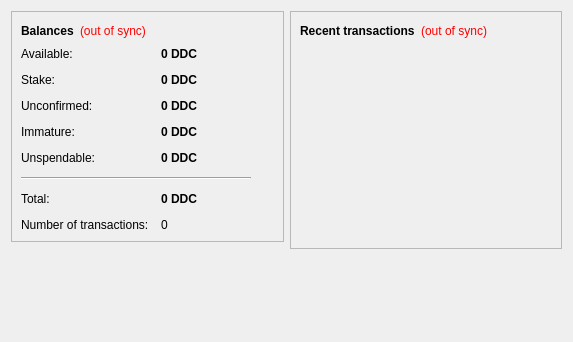
<?xml version="1.0" encoding="UTF-8"?>
<ui version="4.0">
 <class>OverviewPage</class>
 <widget class="QWidget" name="OverviewPage">
  <property name="geometry">
   <rect>
    <x>0</x>
    <y>0</y>
    <width>573</width>
    <height>342</height>
   </rect>
  </property>
  <property name="windowTitle">
   <string>Form</string>
  </property>
  <layout class="QHBoxLayout" name="horizontalLayout" stretch="1,1">
   <item>
    <layout class="QVBoxLayout" name="verticalLayout_2">
     <item>
      <widget class="QFrame" name="frame">
       <property name="frameShape">
        <enum>QFrame::StyledPanel</enum>
       </property>
       <property name="frameShadow">
        <enum>QFrame::Raised</enum>
       </property>
       <layout class="QVBoxLayout" name="verticalLayout_4">
        <item>
         <layout class="QHBoxLayout" name="horizontalLayout_4">
          <item>
           <widget class="QLabel" name="label_5">
            <property name="font">
             <font>
              <weight>75</weight>
              <bold>true</bold>
             </font>
            </property>
            <property name="text">
             <string>Balances</string>
            </property>
           </widget>
          </item>
          <item>
           <widget class="QLabel" name="labelWalletStatus">
            <property name="toolTip">
             <string>The displayed information may be out of date. Your wallet automatically synchronizes with the MVDSC network after a connection is established, but this process has not completed yet.</string>
            </property>
            <property name="styleSheet">
             <string notr="true">QLabel { color: red; }</string>
            </property>
            <property name="text">
             <string notr="true">(out of sync)</string>
            </property>
            <property name="alignment">
             <set>Qt::AlignLeading|Qt::AlignLeft|Qt::AlignVCenter</set>
            </property>
           </widget>
          </item>
          <item>
           <spacer name="horizontalSpacer_2">
            <property name="orientation">
             <enum>Qt::Horizontal</enum>
            </property>
            <property name="sizeHint" stdset="0">
             <size>
              <width>40</width>
              <height>20</height>
             </size>
            </property>
           </spacer>
          </item>
         </layout>
        </item>
        <item>
         <layout class="QFormLayout" name="formLayout_2">
          <property name="fieldGrowthPolicy">
           <enum>QFormLayout::AllNonFixedFieldsGrow</enum>
          </property>
          <property name="horizontalSpacing">
           <number>12</number>
          </property>
          <property name="verticalSpacing">
           <number>12</number>
          </property>
          <item row="0" column="0">
           <widget class="QLabel" name="labelAvailableText">
            <property name="toolTip">
             <string>Your current available balance</string>
            </property>
            <property name="text">
             <string>Available:</string>
            </property>
           </widget>
          </item>
          <item row="0" column="1">
           <widget class="QLabel" name="labelAvailable">
            <property name="font">
             <font>
              <weight>75</weight>
              <bold>true</bold>
             </font>
            </property>
            <property name="cursor">
             <cursorShape>IBeamCursor</cursorShape>
            </property>
            <property name="toolTip">
             <string>Your current available balance</string>
            </property>
            <property name="text">
             <string notr="true">0 DDC</string>
            </property>
            <property name="alignment">
             <set>Qt::AlignLeading|Qt::AlignLeft|Qt::AlignVCenter</set>
            </property>
            <property name="textInteractionFlags">
             <set>Qt::LinksAccessibleByMouse|Qt::TextSelectableByKeyboard|Qt::TextSelectableByMouse</set>
            </property>
           </widget>
          </item>
          <item row="1" column="0">
           <widget class="QLabel" name="label_6">
            <property name="toolTip">
             <string>Total of coins that was staked, and do not yet count toward the current balance</string>
            </property>
            <property name="text">
             <string>Stake:</string>
            </property>
           </widget>
          </item>
          <item row="1" column="1">
           <widget class="QLabel" name="labelStake">
            <property name="font">
             <font>
              <weight>75</weight>
              <bold>true</bold>
             </font>
            </property>
            <property name="cursor">
             <cursorShape>IBeamCursor</cursorShape>
            </property>
            <property name="toolTip">
             <string>Total of coins that was staked, and do not yet count toward the current balance</string>
            </property>
            <property name="text">
             <string notr="true">0 DDC</string>
            </property>
            <property name="alignment">
             <set>Qt::AlignLeading|Qt::AlignLeft|Qt::AlignVCenter</set>
            </property>
            <property name="textInteractionFlags">
             <set>Qt::LinksAccessibleByMouse|Qt::TextSelectableByKeyboard|Qt::TextSelectableByMouse</set>
            </property>
           </widget>
          </item>
          <item row="2" column="0">
           <widget class="QLabel" name="label_3">
            <property name="toolTip">
             <string>Total of transactions that have yet to be confirmed, and do not yet count toward the current balance</string>
            </property>
            <property name="text">
             <string>Unconfirmed:</string>
            </property>
           </widget>
          </item>
          <item row="2" column="1">
           <widget class="QLabel" name="labelUnconfirmed">
            <property name="font">
             <font>
              <weight>75</weight>
              <bold>true</bold>
             </font>
            </property>
            <property name="cursor">
             <cursorShape>IBeamCursor</cursorShape>
            </property>
            <property name="toolTip">
             <string>Total of transactions that have yet to be confirmed, and do not yet count toward the current balance</string>
            </property>
            <property name="text">
             <string notr="true">0 DDC</string>
            </property>
            <property name="alignment">
             <set>Qt::AlignLeading|Qt::AlignLeft|Qt::AlignVCenter</set>
            </property>
            <property name="textInteractionFlags">
             <set>Qt::LinksAccessibleByMouse|Qt::TextSelectableByKeyboard|Qt::TextSelectableByMouse</set>
            </property>
           </widget>
          </item>
          <item row="3" column="0">
           <widget class="QLabel" name="labelImmatureText">
            <property name="toolTip">
             <string>Mined balance that has not yet matured</string>
            </property>
            <property name="text">
             <string>Immature:</string>
            </property>
           </widget>
          </item>
          <item row="3" column="1">
           <widget class="QLabel" name="labelImmature">
            <property name="font">
             <font>
              <weight>75</weight>
              <bold>true</bold>
             </font>
            </property>
            <property name="toolTip">
             <string>Mined balance that has not yet matured</string>
            </property>
            <property name="text">
             <string notr="true">0 DDC</string>
            </property>
            <property name="alignment">
             <set>Qt::AlignLeading|Qt::AlignLeft|Qt::AlignVCenter</set>
            </property>
            <property name="textInteractionFlags">
             <set>Qt::LinksAccessibleByMouse|Qt::TextSelectableByKeyboard|Qt::TextSelectableByMouse</set>
            </property>
           </widget>
          </item>
          <item row="4" column="0">
           <widget class="QLabel" name="labelBalanceWatchOnlyText">
            <property name="toolTip">
             <string>Your unspendable balance</string>
            </property>
            <property name="text">
             <string>Unspendable:</string>
            </property>
           </widget>
          </item>
          <item row="4" column="1">
           <widget class="QLabel" name="labelBalanceWatchOnly">
            <property name="font">
             <font>
              <weight>75</weight>
              <bold>true</bold>
             </font>
            </property>
            <property name="cursor">
             <cursorShape>IBeamCursor</cursorShape>
            </property>
            <property name="toolTip">
             <string>Your unspendable balance</string>
            </property>
            <property name="text">
             <string notr="true">0 DDC</string>
            </property>
            <property name="alignment">
             <set>Qt::AlignLeading|Qt::AlignLeft|Qt::AlignVCenter</set>
            </property>
            <property name="textInteractionFlags">
             <set>Qt::LinksAccessibleByMouse|Qt::TextSelectableByKeyboard|Qt::TextSelectableByMouse</set>
            </property>
           </widget>
          </item>
          <item row="5" column="0" colspan="2">
           <widget class="Line" name="line">
            <property name="maximumSize">
             <size>
              <width>230</width>
              <height>16777215</height>
             </size>
            </property>
            <property name="orientation">
             <enum>Qt::Horizontal</enum>
            </property>
           </widget>
          </item>
          <item row="6" column="0">
           <widget class="QLabel" name="labelTotalText">
            <property name="toolTip">
             <string>Your current total balance</string>
            </property>
            <property name="text">
             <string>Total:</string>
            </property>
           </widget>
          </item>
          <item row="6" column="1">
           <widget class="QLabel" name="labelTotal">
            <property name="font">
             <font>
              <weight>75</weight>
              <bold>true</bold>
             </font>
            </property>
            <property name="toolTip">
             <string>Your current total balance</string>
            </property>
            <property name="text">
             <string notr="true">0 DDC</string>
            </property>
            <property name="alignment">
             <set>Qt::AlignLeading|Qt::AlignLeft|Qt::AlignVCenter</set>
            </property>
            <property name="textInteractionFlags">
             <set>Qt::LinksAccessibleByMouse|Qt::TextSelectableByKeyboard|Qt::TextSelectableByMouse</set>
            </property>
           </widget>
          </item>
          <item row="7" column="0">
           <widget class="QLabel" name="label_2">
            <property name="toolTip">
             <string>Total number of transactions in wallet</string>
            </property>
            <property name="text">
             <string>Number of transactions:</string>
            </property>
           </widget>
          </item>
          <item row="7" column="1">
           <widget class="QLabel" name="labelNumTransactions">
            <property name="toolTip">
             <string>Total number of transactions in wallet</string>
            </property>
            <property name="text">
             <string notr="true">0</string>
            </property>
           </widget>
          </item>
         </layout>
        </item>
       </layout>
      </widget>
     </item>
     <item>
      <spacer name="verticalSpacer">
       <property name="orientation">
        <enum>Qt::Vertical</enum>
       </property>
       <property name="sizeHint" stdset="0">
        <size>
         <width>20</width>
         <height>40</height>
        </size>
       </property>
      </spacer>
     </item>
    </layout>
   </item>
   <item>
    <layout class="QVBoxLayout" name="verticalLayout_3">
     <item>
      <widget class="QFrame" name="frame_2">
       <property name="frameShape">
        <enum>QFrame::StyledPanel</enum>
       </property>
       <property name="frameShadow">
        <enum>QFrame::Raised</enum>
       </property>
       <layout class="QVBoxLayout" name="verticalLayout">
        <item>
         <layout class="QHBoxLayout" name="horizontalLayout_2">
          <item>
           <widget class="QLabel" name="label_4">
            <property name="text">
             <string>&lt;b&gt;Recent transactions&lt;/b&gt;</string>
            </property>
           </widget>
          </item>
          <item>
           <widget class="QLabel" name="labelTransactionsStatus">
            <property name="toolTip">
             <string>The displayed information may be out of date. Your wallet automatically synchronizes with the MVDSC network after a connection is established, but this process has not completed yet.</string>
            </property>
            <property name="styleSheet">
             <string notr="true">QLabel { color: red; }</string>
            </property>
            <property name="text">
             <string notr="true">(out of sync)</string>
            </property>
            <property name="alignment">
             <set>Qt::AlignRight|Qt::AlignTrailing|Qt::AlignVCenter</set>
            </property>
           </widget>
          </item>
          <item>
           <spacer name="horizontalSpacer">
            <property name="orientation">
             <enum>Qt::Horizontal</enum>
            </property>
            <property name="sizeHint" stdset="0">
             <size>
              <width>40</width>
              <height>20</height>
             </size>
            </property>
           </spacer>
          </item>
         </layout>
        </item>
        <item>
         <widget class="QListView" name="listTransactions">
          <property name="styleSheet">
           <string notr="true">QListView { background: transparent; }</string>
          </property>
          <property name="frameShape">
           <enum>QFrame::NoFrame</enum>
          </property>
          <property name="verticalScrollBarPolicy">
           <enum>Qt::ScrollBarAlwaysOff</enum>
          </property>
          <property name="horizontalScrollBarPolicy">
           <enum>Qt::ScrollBarAlwaysOff</enum>
          </property>
          <property name="selectionMode">
           <enum>QAbstractItemView::NoSelection</enum>
          </property>
         </widget>
        </item>
       </layout>
      </widget>
     </item>
     <item>
      <spacer name="verticalSpacer_2">
       <property name="orientation">
        <enum>Qt::Vertical</enum>
       </property>
       <property name="sizeHint" stdset="0">
        <size>
         <width>20</width>
         <height>40</height>
        </size>
       </property>
      </spacer>
     </item>
    </layout>
   </item>
  </layout>
 </widget>
 <resources/>
 <connections/>
</ui>
